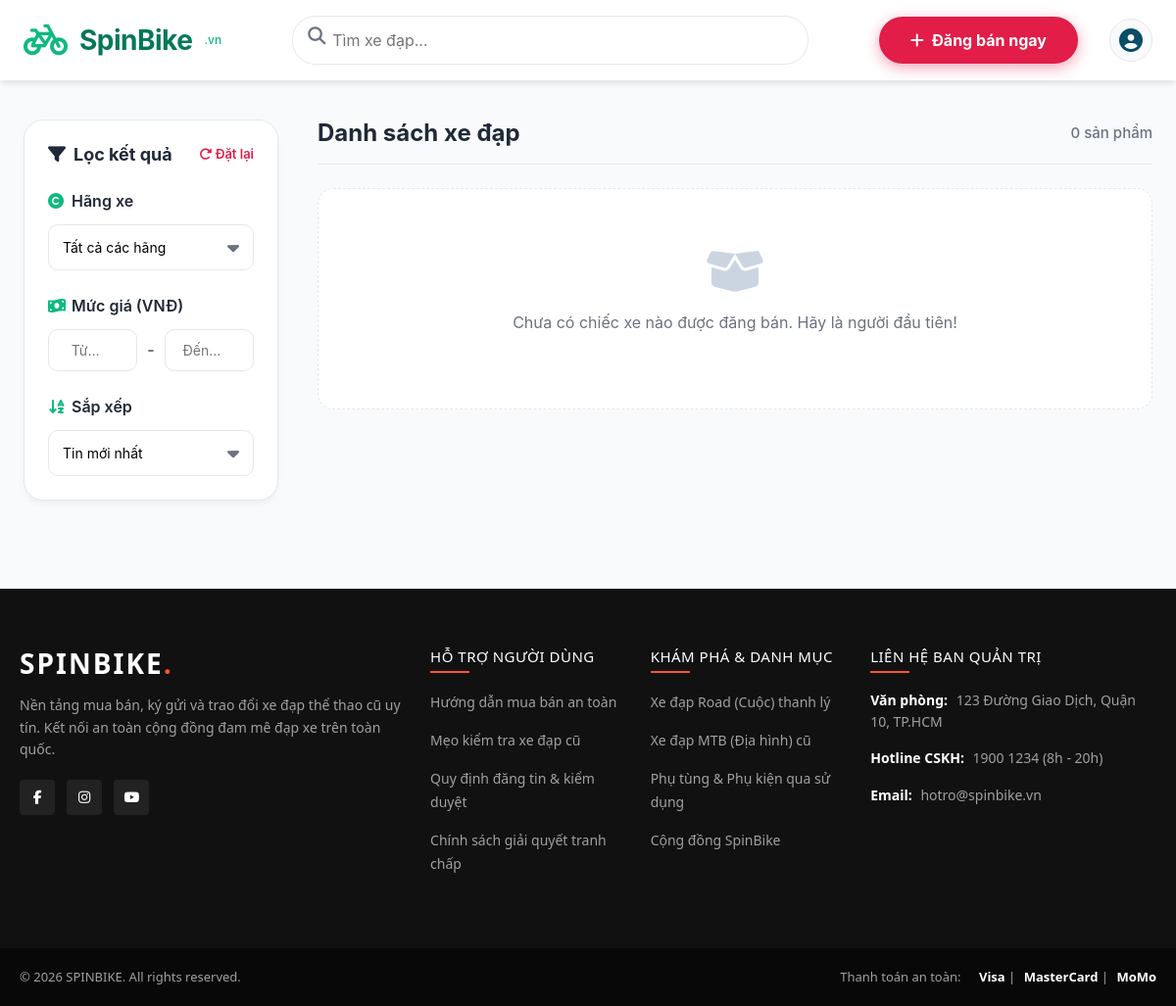
Before: / with the older database file.
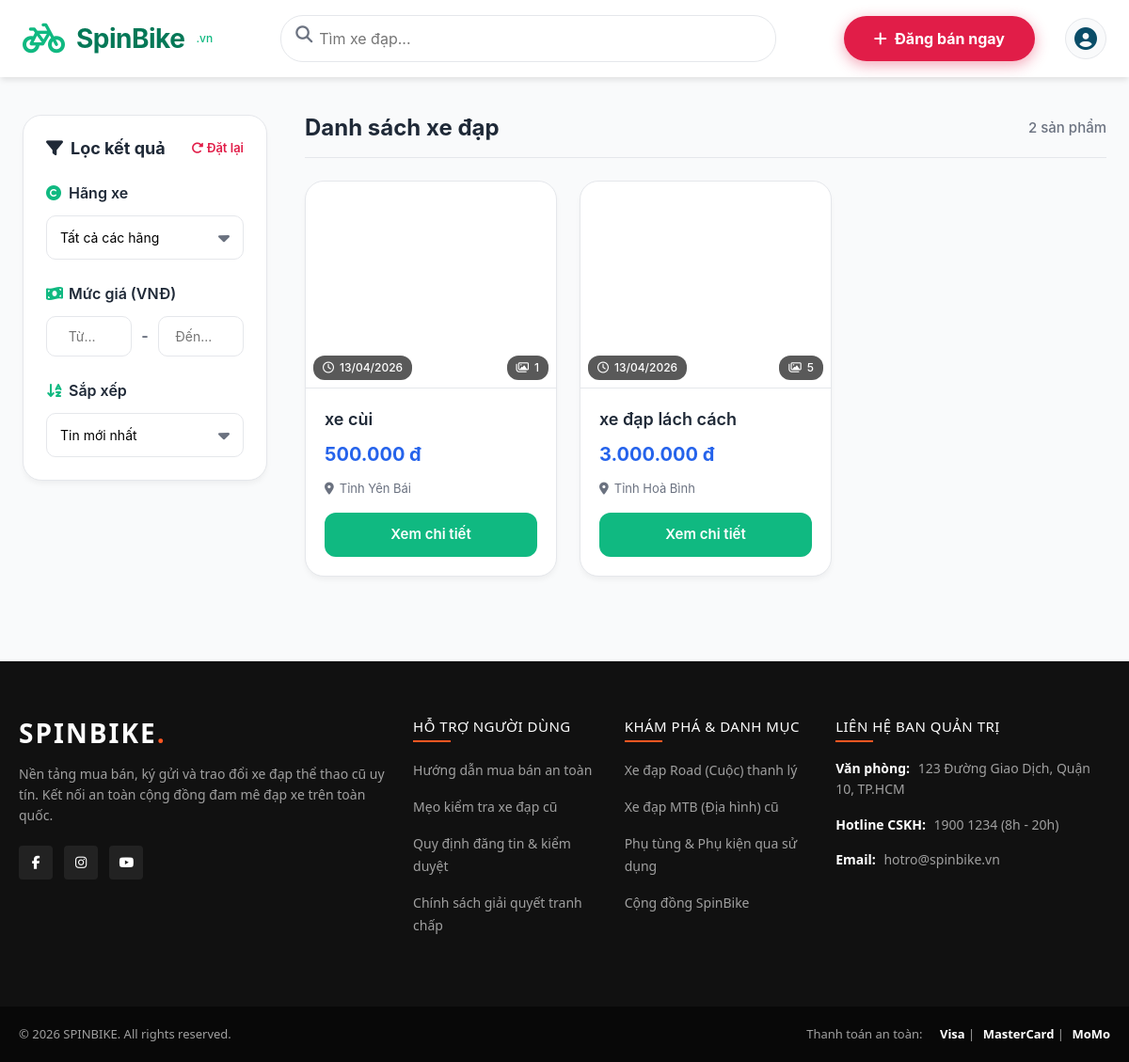
After: the same page with the newer database file.
### tables this page shows
CREATE TABLE `products` (
  `id` int(11) NOT NULL,
  `title` varchar(255) NOT NULL,
  `brand` varchar(100) DEFAULT NULL,
  `price` decimal(15,2) NOT NULL,
  `location` varchar(255) DEFAULT NULL,
  `description` text DEFAULT NULL,
  `frame_size` varchar(50) DEFAULT NULL,
  `condition_percent` int(11) DEFAULT NULL,
  `created_at` timestamp NOT NULL DEFAULT current_timestamp(),
  `seller_id` int(11) NOT NULL
);

### config/config.php (called while the page is built, shortened)
<?php
function app_base_path(): string
{
    return APP_BASE_PATH !== '' ? '/' . APP_BASE_PATH : '';
}
function app_path(string $path = ''): string
{
    $cleanPath = ltrim($path, '/');
    $basePath = app_base_path();
    return $cleanPath !== '' ? $basePath . '/' . $cleanPath : $basePath;
}
function app_url(string $path = ''): string
{
    return APP_URL . app_path($path);
}
function asset_url(string $path = ''): string
{
    return app_url('public/' . ltrim($path, '/'));
}
?>

### app/models/Product.php (called while the page is built, shortened)
<?php
class Product {
    private $conn;
    private $table_name = "products";
    public function __construct($db) {
        $this->conn = $db;
    }
public function getAll() {
    $query = "SELECT p.*,
              (SELECT image_url FROM product_images WHERE product_id = p.id LIMIT 1) as main_image,
              (SELECT COUNT(*) FROM product_images WHERE product_id = p.id) as image_count
              FROM " . $this->table_name . " p
              ORDER BY p.id DESC";
    $stmt = $this->conn->prepare($query);
    $stmt->execute();
    return $stmt->fetchAll(PDO::FETCH_ASSOC);
}
}
?>

### public/index.php (the view, shortened to what this page needs)
<?php
include __DIR__ . '/../app/views/layouts/header.php';
require_once __DIR__ . '/../app/models/Product.php';
$database = new Database();
$db = $database->getConnection();
$productModel = new Product($db);
$products = $productModel->getAll();
?>
    <div class="main-content">
      <aside class="sidebar">
        <div style="display: flex; justify-content: space-between; align-items: center; margin-bottom: 24px;">
          <h3 class="sidebar-title" style="margin: 0;">
            <i class="fa-solid fa-filter"></i> Lọc kết quả
          </h3>
          <button onclick="resetFilters()" style="background: none; border: none; color: var(--danger); cursor: pointer; font-size: 13px; font-weight: 600; padding: 0;">
            <i class="fa-solid fa-rotate-right"></i> Đặt lại
          </button>
        </div>
        <div class="filter-group">
          <label class="filter-label"><i class="fa-solid fa-copyright"></i> Hãng xe</label>
          <select id="brandFilter" onchange="applyFilters()" class="filter-select-modern">
            <option value="">Tất cả các hãng</option>
          </select>
        </div>
        <div class="filter-group">
          <label class="filter-label"><i class="fa-solid fa-money-bill-wave"></i> Mức giá (VNĐ)</label>
          <div class="price-range-box">
            <input id="priceMin" type="number" placeholder="Từ..." onchange="applyFilters()" class="price-input-modern" />
            <span class="price-separator">-</span>
            <input id="priceMax" type="number" placeholder="Đến..." onchange="applyFilters()" class="price-input-modern" />
          </div>
        </div>
        <div class="filter-group" style="margin-bottom: 0;">
          <label class="filter-label"><i class="fa-solid fa-arrow-down-a-z"></i> Sắp xếp</label>
          <select id="sortFilter" onchange="applyFilters()" class="filter-select-modern">
            <option value="newest">Tin mới nhất</option>
          </select>
        </div>
      </aside>
      <div class="products-section">
        <div class="products-header">
          <h1>Danh sách xe đạp</h1>
          <p id="resultCount"><?php echo count($products); ?> sản phẩm</p>
        </div>
        <div id="productGrid" class="product-grid">
          <?php if (!empty($products) && count($products) > 0): ?>
            <?php foreach ($products as $row): ?>
              <?php
                $formattedPrice = number_format($row['price'], 0, ',', '.') . ' đ';
                $image = !empty($row['main_image']) ? $row['main_image'] : 'https://via.placeholder.com/400x300?text=Chua+Co+Anh';
                $location = 'Đang cập nhật';
                if (!empty($row['location'])) {
                    $locationParts = explode(',', $row['location']);
                    $location = trim(end($locationParts));
                }
                $createdAt = strtotime($row['created_at']);
                $now = time();
                $diff = $now - $createdAt;
                if ($diff < 3600) {
                    $mins = floor($diff / 60);
                    $timeAgo = ($mins > 0 ? $mins : 1) . ' phút trước';
                } elseif ($diff < 86400) {
                    $hours = floor($diff / 3600);
                    $timeAgo = $hours . ' giờ trước';
                } else {
                    $timeAgo = date('d/m/Y', $createdAt);
                }
                $imgCount = isset($row['image_count']) && $row['image_count'] > 0 ? $row['image_count'] : 1;
              ?>
              <div class="product-card">
                <div class="product-image" style="background-image: url('<?php echo htmlspecialchars($image); ?>'); position: relative;">
                    <div class="product-time-badge">
                        <i class="fa-regular fa-clock"></i> <?php echo $timeAgo; ?>
                    </div>
                    <div class="product-image-count">
                        <i class="fa-regular fa-images"></i> <?php echo $imgCount; ?>
                    </div>
                </div>
                <div class="product-info">
                    <h3 class="product-title"><?php echo htmlspecialchars($row['title']); ?></h3>
                    <div class="product-price"><?php echo $formattedPrice; ?></div>
                    <div class="product-location" style="margin-bottom: 16px;">
                        <i class="fa-solid fa-location-dot" style="margin-top: 3px;"></i>
                        <span><?php echo htmlspecialchars($location); ?></span>
                    </div>
                    <a href="detail.php?id=<?php echo $row['id']; ?>" class="btn-detail" style="display: block; text-align: center; text-decoration: none; box-sizing: border-box;">
                        Xem chi tiết
                    </a>
                </div>
              </div>
            <?php endforeach; ?>
          <?php else: ?>
            <div style="grid-column: 1 / -1; text-align: center; padding: 60px 20px; background: white; border-radius: 16px; border: 1px dashed var(--border);">
                <i class="fa-solid fa-box-open" style="font-size: 48px; color: #cbd5e1; margin-bottom: 16px;"></i>
                <p style="color: var(--text-secondary); font-size: 16px;">Chưa có chiếc xe nào được đăng bán. Hãy là người đầu tiên!</p>
            </div>
          <?php endif; ?>
        </div>
      </div>
    </div>
<?php include __DIR__ . '/../app/views/layouts/footer.php'; ?>
  </body>
</html>

### app/views/layouts/header.php (shortened to what this page needs)
<?php
require_once __DIR__ . '/../../../config/config.php';
?>
<!doctype html>
<html lang="vi">
  <head>
    <link
      rel="stylesheet"
      href="https://cdnjs.cloudflare.com/ajax/libs/font-awesome/6.5.1/css/all.min.css"
    />
<link rel="stylesheet" href="<?php echo asset_url('assets/css/bootstrap.min.css'); ?>">
<link rel="stylesheet" href="<?php echo asset_url('assets/css/style.css'); ?>">
  </head>
  <body>
    <header class="header">
      <div class="container header-content">
<a href="<?php echo asset_url('index.php'); ?>" class="logo" style="text-decoration: none;">
    <i class="fa-solid fa-bicycle"></i>
    <span class="brand-name">SpinBike</span>
    <span class="brand-domain">.vn</span>
  </a>
  <div class="search-box">
    <input
      id="searchInput"
      type="text"
      placeholder="Tìm xe đạp..."
    />
  </div>
<?php if(isset($_SESSION['user_id'])): ?>
    <a href="<?php echo app_url('app/views/products/sell.php'); ?>" class="btn-sell" style="text-decoration: none;">
        <i class="fa-solid fa-plus"></i> Đăng bán ngay
    </a>
<?php else: ?>
    <a href="<?php echo app_url('app/views/auth/auth.php'); ?>" class="btn-sell" style="text-decoration: none;">
        <i class="fa-solid fa-plus"></i> Đăng bán ngay
    </a>
<?php endif; ?>
  <div class="auth-buttons">
    <?php if(isset($_SESSION['user_name'])): ?>
      <div style="display: flex; align-items: center; gap: 12px;">
        <span style="font-weight: 600; color: var(--primary); font-size: 16px;">
           <?php echo htmlspecialchars($_SESSION['user_name']); ?>
        </span>
        <div class="user-dropdown-wrapper">
          <a href="javascript:void(0)" class="btn-user-icon" title="Tài khoản">
            <i class="fa-solid fa-circle-user"></i>
          </a>
          <div class="user-dropdown-menu">
         <a href="<?php echo app_url('app/views/auth/profile.php'); ?>" class="dropdown-item" style="border-top-left-radius: 12px; border-top-right-radius: 12px;">
              <i class="fa-solid fa-user-pen"></i> Cập nhật thông tin
            </a>
            <hr class="dropdown-divider">
          <a href="#" class="dropdown-item text-danger" onclick="showLogoutModal(event)">
              <i class="fa-solid fa-right-from-bracket"></i> Đăng xuất
            </a>
          </div>
        </div>
      </div>
    <?php else: ?>
      <a href="<?php echo app_url('app/views/auth/auth.php'); ?>" class="btn-user-icon" title="Đăng nhập / Đăng ký">
        <i class="fa-solid fa-circle-user"></i>
      </a>
    <?php endif; ?>
  </div>
</div>
    </header>

### app/views/layouts/footer.php
<footer class="pro-footer">
    <div class="footer-main">
        <div class="container footer-grid">
            <div class="footer-widget brand-info">
                <h2 class="footer-logo">SPINBIKE<span>.</span></h2>
                <p>Nền tảng mua bán, ký gửi và trao đổi xe đạp thể thao cũ uy tín. Kết nối an toàn cộng đồng đam mê đạp xe trên toàn quốc.</p>
                <div class="pro-socials">
                    <a href="#" title="Facebook"><i class="fa-brands fa-facebook-f"></i></a>
                    <a href="#" title="Instagram"><i class="fa-brands fa-instagram"></i></a>
                    <a href="#" title="YouTube"><i class="fa-brands fa-youtube"></i></a>
                </div>
            </div>
            <div class="footer-widget">
                <h4>Hỗ Trợ Người Dùng</h4>
                <ul>
                    <li><a href="#">Hướng dẫn mua bán an toàn</a></li>
                    <li><a href="#">Mẹo kiểm tra xe đạp cũ</a></li>
                    <li><a href="#">Quy định đăng tin & kiểm duyệt</a></li>
                    <li><a href="#">Chính sách giải quyết tranh chấp</a></li>
                </ul>
            </div>
            <div class="footer-widget">
                <h4>Khám Phá & Danh Mục</h4>
                <ul>
                    <li><a href="#">Xe đạp Road (Cuộc) thanh lý</a></li>
                    <li><a href="#">Xe đạp MTB (Địa hình) cũ</a></li>
                    <li><a href="#">Phụ tùng & Phụ kiện qua sử dụng</a></li>
                    <li><a href="#">Cộng đồng SpinBike</a></li>
                </ul>
            </div>
            <div class="footer-widget contact-widget">
                <h4>Liên Hệ Ban Quản Trị</h4>
                <ul>
                    <li><strong>Văn phòng:</strong> 123 Đường Giao Dịch, Quận 10, TP.HCM</li>
                    <li><strong>Hotline CSKH:</strong> 1900 1234 (8h - 20h)</li>
                    <li><strong>Email:</strong> hotro@spinbike.vn</li>
                </ul>
            </div>
        </div>
    </div>
    <div class="footer-bottom">
        <div class="container bottom-flex">
            <p>&copy; 2026 SPINBIKE. All rights reserved.</p>
            <div class="payment-methods">
                <span>Thanh toán an toàn:</span>
                <strong>Visa</strong> | <strong>MasterCard</strong> | <strong>MoMo</strong>
            </div>
        </div>
    </div>
</footer>

Changed rows visible on the page:
added products: created_at "13/04/2026", imgCount "1", title "xe cùi", price "500.000 đ", location "Tỉnh Yên Bái"
added products: created_at "13/04/2026", imgCount "5", title "xe đạp lách cách", price "3.000.000 đ", location "Tỉnh Hoà Bình"
Other visible differences:
count($products): "0" → "2"
text no longer shown: "Chưa có chiếc xe nào được đăng bán. Hãy là người đầu tiên!"
